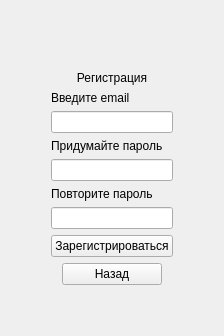
      <widget class="QWidget" name="pageReg">
       <layout class="QGridLayout" name="gridLayout">
        <item row="2" column="1">
         <spacer name="verticalSpacer_6">
          <property name="orientation">
           <enum>Qt::Vertical</enum>
          </property>
          <property name="sizeHint" stdset="0">
           <size>
            <width>20</width>
            <height>40</height>
           </size>
          </property>
         </spacer>
        </item>
        <item row="1" column="1">
         <layout class="QVBoxLayout" name="verticalLayout_9">
          <item>
           <layout class="QVBoxLayout" name="verticalLayout_8">
            <item>
             <widget class="QLabel" name="label_16">
              <property name="text">
               <string/>
              </property>
              <property name="textFormat">
               <enum>Qt::AutoText</enum>
              </property>
              <property name="pixmap">
               <pixmap resource="resource.qrc">:/icon/icon/Logo(100x100).png</pixmap>
              </property>
              <property name="scaledContents">
               <bool>false</bool>
              </property>
              <property name="alignment">
               <set>Qt::AlignCenter</set>
              </property>
              <property name="wordWrap">
               <bool>false</bool>
              </property>
              <property name="margin">
               <number>8</number>
              </property>
             </widget>
            </item>
            <item>
             <widget class="QLabel" name="label_17">
              <property name="text">
               <string>Регистрация</string>
              </property>
              <property name="alignment">
               <set>Qt::AlignCenter</set>
              </property>
              <property name="margin">
               <number>10</number>
              </property>
             </widget>
            </item>
            <item>
             <widget class="QLabel" name="label_19">
              <property name="text">
               <string>Введите email</string>
              </property>
             </widget>
            </item>
            <item>
             <widget class="QLineEdit" name="lineEdit_3"/>
            </item>
            <item>
             <widget class="QLabel" name="label_20">
              <property name="text">
               <string>Придумайте пароль</string>
              </property>
              <property name="margin">
               <number>0</number>
              </property>
             </widget>
            </item>
            <item>
             <widget class="QLineEdit" name="lineEdit_4"/>
            </item>
            <item>
             <widget class="QLabel" name="label_22">
              <property name="text">
               <string>Повторите пароль</string>
              </property>
             </widget>
            </item>
            <item>
             <widget class="QLineEdit" name="lineEdit_5"/>
            </item>
            <item alignment="Qt::AlignHCenter">
             <widget class="QPushButton" name="regBtn">
              <property name="sizePolicy">
               <sizepolicy hsizetype="Minimum" vsizetype="Fixed">
                <horstretch>0</horstretch>
                <verstretch>0</verstretch>
               </sizepolicy>
              </property>
              <property name="maximumSize">
               <size>
                <width>16777215</width>
                <height>16777215</height>
               </size>
              </property>
              <property name="toolTip">
               <string/>
              </property>
              <property name="layoutDirection">
               <enum>Qt::LeftToRight</enum>
              </property>
              <property name="autoFillBackground">
               <bool>true</bool>
              </property>
              <property name="text">
               <string>Зарегистрироваться</string>
              </property>
             </widget>
            </item>
            <item alignment="Qt::AlignHCenter">
             <widget class="QPushButton" name="backBtnReg">
              <property name="minimumSize">
               <size>
                <width>100</width>
                <height>0</height>
               </size>
              </property>
              <property name="maximumSize">
               <size>
                <width>16777215</width>
                <height>16777215</height>
               </size>
              </property>
              <property name="text">
               <string>Назад</string>
              </property>
             </widget>
            </item>
           </layout>
          </item>
         </layout>
        </item>
        <item row="0" column="1">
         <spacer name="verticalSpacer_7">
          <property name="orientation">
           <enum>Qt::Vertical</enum>
          </property>
          <property name="sizeHint" stdset="0">
           <size>
            <width>20</width>
            <height>40</height>
           </size>
          </property>
         </spacer>
        </item>
        <item row="1" column="0">
         <spacer name="horizontalSpacer_6">
          <property name="orientation">
           <enum>Qt::Horizontal</enum>
          </property>
          <property name="sizeHint" stdset="0">
           <size>
            <width>40</width>
            <height>20</height>
           </size>
          </property>
         </spacer>
        </item>
        <item row="1" column="2">
         <spacer name="horizontalSpacer_7">
          <property name="orientation">
           <enum>Qt::Horizontal</enum>
          </property>
          <property name="sizeHint" stdset="0">
           <size>
            <width>40</width>
            <height>20</height>
           </size>
          </property>
         </spacer>
        </item>
       </layout>
      </widget>
